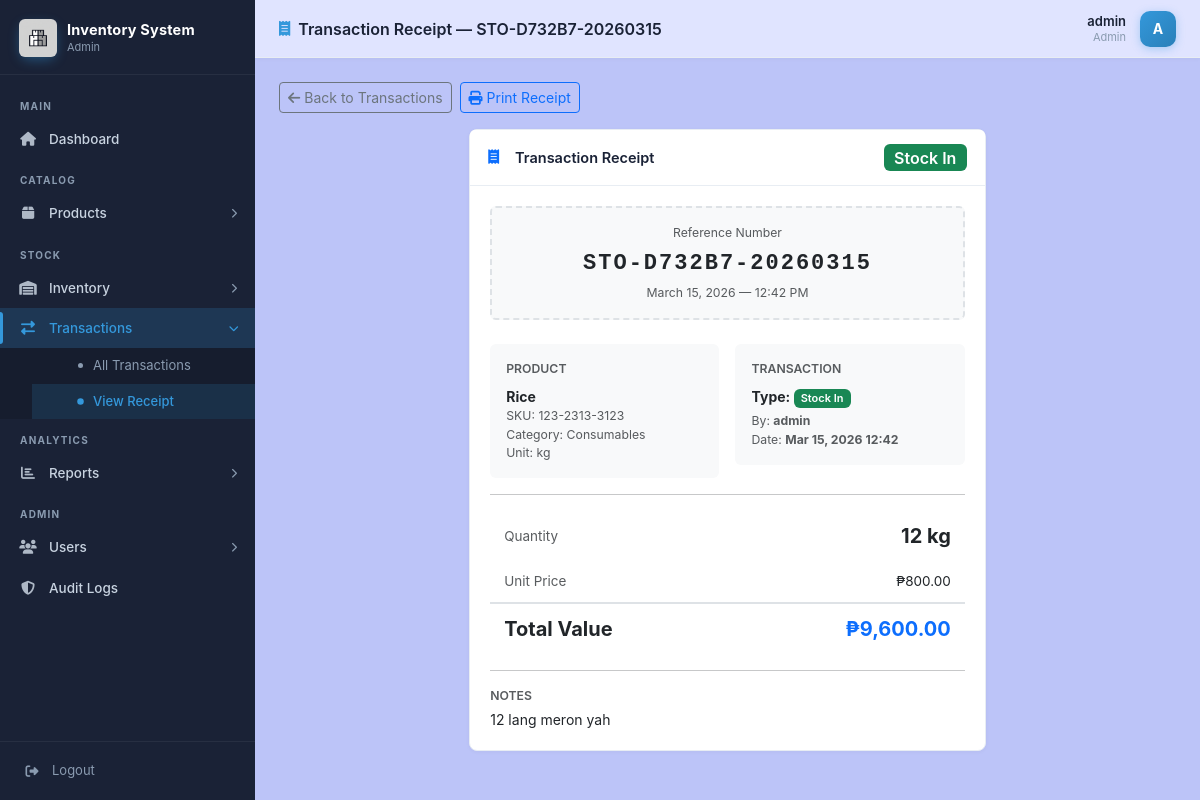
Screenshot of /modules/transactions/view.php?id=14 (signed in) with the database file from the repository.
### tables this page shows
CREATE TABLE IF NOT EXISTS transactions (
    id INT AUTO_INCREMENT PRIMARY KEY,
    reference_no VARCHAR(50) NOT NULL UNIQUE,
    type ENUM('stock_in','stock_out','adjustment') NOT NULL,
    product_id INT NOT NULL,
    quantity INT NOT NULL,
    unit_price DECIMAL(12,2) NOT NULL DEFAULT 0.00,
    notes TEXT,
    performed_by INT,
    created_at TIMESTAMP DEFAULT CURRENT_TIMESTAMP,
    FOREIGN KEY (product_id) REFERENCES products(id) ON DELETE CASCADE,
    FOREIGN KEY (performed_by) REFERENCES users(id) ON DELETE SET NULL
);

CREATE TABLE IF NOT EXISTS users (
    id INT AUTO_INCREMENT PRIMARY KEY,
    username VARCHAR(50) NOT NULL UNIQUE,
    email VARCHAR(100) NOT NULL UNIQUE,
    password VARCHAR(255) NOT NULL,
    role ENUM('admin','manager','inventory_officer','staff') NOT NULL DEFAULT 'staff',
    is_active TINYINT(1) NOT NULL DEFAULT 1,
    created_at TIMESTAMP DEFAULT CURRENT_TIMESTAMP,
    updated_at TIMESTAMP DEFAULT CURRENT_TIMESTAMP ON UPDATE CURRENT_TIMESTAMP
);

CREATE TABLE IF NOT EXISTS products (
    id INT AUTO_INCREMENT PRIMARY KEY,
    sku VARCHAR(50) NOT NULL UNIQUE,
    name VARCHAR(150) NOT NULL,
    description TEXT,
    category_id INT,
    unit VARCHAR(30) DEFAULT 'pcs',
    price DECIMAL(12,2) NOT NULL DEFAULT 0.00,
    reorder_level INT NOT NULL DEFAULT 10,
    is_active TINYINT(1) NOT NULL DEFAULT 1,
    created_by INT,
    created_at TIMESTAMP DEFAULT CURRENT_TIMESTAMP,
    updated_at TIMESTAMP DEFAULT CURRENT_TIMESTAMP ON UPDATE CURRENT_TIMESTAMP,
    FOREIGN KEY (category_id) REFERENCES categories(id) ON DELETE SET NULL,
    FOREIGN KEY (created_by) REFERENCES users(id) ON DELETE SET NULL
);

CREATE TABLE IF NOT EXISTS categories (
    id INT AUTO_INCREMENT PRIMARY KEY,
    name VARCHAR(100) NOT NULL UNIQUE,
    description TEXT,
    created_at TIMESTAMP DEFAULT CURRENT_TIMESTAMP
);

### includes/auth.php (called while the page is built, shortened)
<?php
function currentUser(): array {
    return [
        'id'       => $_SESSION['user_id'] ?? null,
        'username' => $_SESSION['username'] ?? '',
        'role'     => $_SESSION['role'] ?? '',
    ];
}

### modules/transactions/view.php (the view, shortened to what this page needs)
<?php
require_once __DIR__ . '/../../includes/auth.php';
$id = intval($_GET['id'] ?? 0);
$stmt = $pdo->prepare(
    'SELECT t.id, t.reference_no, t.type, t.quantity, t.unit_price, t.notes, t.created_at,
            p.name AS product_name, p.sku, p.unit,
            c.name AS category, u.username AS performed_by_name
     FROM transactions t
     JOIN products p ON p.id = t.product_id
     LEFT JOIN categories c ON c.id = p.category_id
     LEFT JOIN users u ON u.id = t.performed_by
     WHERE t.id = ?'
);
$stmt->execute([$id]);
$t = $stmt->fetch();
$badges = ['stock_in' => 'bg-success', 'stock_out' => 'bg-danger', 'adjustment' => 'bg-info'];
$labels = ['stock_in' => 'Stock In',   'stock_out' => 'Stock Out', 'adjustment' => 'Adjustment'];
$pageTitle = 'Transaction Receipt — ' . htmlspecialchars($t['reference_no']);
$pageIcon  = 'receipt';
require_once __DIR__ . '/../../includes/layout_top.php';
?>
<div class="mb-3 d-flex gap-2">
    <a href="/inventory_system/modules/transactions/index.php" class="btn btn-sm btn-outline-secondary">
        <i class="fas fa-arrow-left me-1"></i>Back to Transactions
    </a>
    <button onclick="window.print()" class="btn btn-sm btn-outline-primary">
        <i class="fas fa-print me-1"></i>Print Receipt
    </button>
</div>
<div class="row g-3 justify-content-center">
    <div class="col-lg-7">
        <div class="card" id="receiptCard">
            <div class="card-header d-flex justify-content-between align-items-center">
                <h5 class="mb-0"><i class="fas fa-receipt me-2 text-primary"></i>Transaction Receipt</h5>
                <span class="badge <?= $badges[$t['type']] ?> fs-6"><?= $labels[$t['type']] ?></span>
            </div>
            <div class="card-body">
                <div class="text-center p-3 mb-4 rounded" style="background:#f8f9fa;border:2px dashed #dee2e6;">
                    <div class="text-muted small mb-1">Reference Number</div>
                    <div style="font-size:22px;font-weight:700;letter-spacing:2px;font-family:monospace;">
                        <?= htmlspecialchars($t['reference_no']) ?>
                    </div>
                    <div class="text-muted small mt-1">
                        <?= date('F d, Y — h:i A', strtotime($t['created_at'])) ?>
                    </div>
                </div>
                <div class="row g-3 mb-3">
                    <div class="col-sm-6">
                        <div class="p-3 rounded" style="background:#f8f9fa;">
                            <div class="text-muted small fw-semibold text-uppercase mb-2">Product</div>
                            <div class="fw-bold"><?= htmlspecialchars($t['product_name']) ?></div>
                            <div class="text-muted small">SKU: <?= htmlspecialchars($t['sku']) ?></div>
                            <div class="text-muted small">Category: <?= htmlspecialchars($t['category'] ?? '—') ?></div>
                            <div class="text-muted small">Unit: <?= htmlspecialchars($t['unit']) ?></div>
                        </div>
                    </div>
                    <div class="col-sm-6">
                        <div class="p-3 rounded" style="background:#f8f9fa;">
                            <div class="text-muted small fw-semibold text-uppercase mb-2">Transaction</div>
                            <div class="fw-bold">
                                Type: <span class="badge <?= $badges[$t['type']] ?>"><?= $labels[$t['type']] ?></span>
                            </div>
                            <div class="text-muted small mt-1">
                                By: <strong><?= htmlspecialchars($t['performed_by_name'] ?? '—') ?></strong>
                            </div>
                            <div class="text-muted small">
                                Date: <strong><?= date('M d, Y H:i', strtotime($t['created_at'])) ?></strong>
                            </div>
                        </div>
                    </div>
                </div>
                <hr>
                <table class="table table-borderless mb-0">
                    <tr>
                        <td class="text-muted">Quantity</td>
                        <td class="text-end fw-bold fs-5">
                            <?= number_format($t['quantity']) ?> <?= htmlspecialchars($t['unit']) ?>
                        </td>
                    </tr>
                    <tr>
                        <td class="text-muted">Unit Price</td>
                        <td class="text-end">₱<?= number_format($t['unit_price'], 2) ?></td>
                    </tr>
                    <tr style="border-top:2px solid #dee2e6;">
                        <td class="fw-bold fs-5">Total Value</td>
                        <td class="text-end fw-bold fs-5 text-primary">
                            ₱<?= number_format($t['quantity'] * $t['unit_price'], 2) ?>
                        </td>
                    </tr>
                </table>
                <?php if (!empty($t['notes'])): ?>
                <hr>
                <div>
                    <div class="text-muted small fw-semibold text-uppercase mb-1">Notes</div>
                    <p class="mb-0"><?= htmlspecialchars($t['notes']) ?></p>
                </div>
                <?php endif; ?>
            </div>
        </div>
    </div>
</div>
<?php require_once __DIR__ . '/../../includes/layout_bottom.php'; ?>

### includes/layout_top.php (shortened to what this page needs)
<?php
require_once __DIR__ . '/auth.php';
$user        = currentUser();
$currentPath = str_replace('\\', '/', $_SERVER['PHP_SELF']);
function inModule(string $folder, string $current): bool {
    return strpos($current, '/inventory_system/modules/' . $folder . '/') !== false;
}
function isActive(string $href, string $current): bool {
    return rtrim($current, '/') === rtrim('/inventory_system/' . ltrim($href, '/'), '/');
}
$roleLabel = ['admin' => 'Admin', 'manager' => 'Manager', 'inventory_officer' => 'Inventory Officer', 'staff' => 'Staff'][$user['role']] ?? 'User';
$initial   = strtoupper(substr($user['username'], 0, 1));
?>
<!DOCTYPE html>
<html lang="en">
<head>
    <link href="https://cdn.jsdelivr.net/npm/bootstrap@5.3.0/dist/css/bootstrap.min.css" rel="stylesheet">
    <link rel="stylesheet" href="https://cdnjs.cloudflare.com/ajax/libs/font-awesome/6.4.0/css/all.min.css">
    <link rel="stylesheet" href="/inventory_system/assets/style/style.css">
</head>
<body>
<div class="wrapper">
    <aside class="sidebar" id="sidebar">
        <div class="sidebar-header">
            <div class="sidebar-logo">
                <img src="/inventory_system/assets/image/logo.jpg" alt="Logo" style="width:38px;height:38px;object-fit:contain;border-radius:6px;">
            </div>
            <div class="sidebar-brand">
                <h3><?= APP_NAME ?></h3>
                <small><?= $roleLabel ?></small>
            </div>
        </div>
        <div class="sidebar-scroll">
            <ul class="sidebar-nav">
                <li class="nav-section-label">Main</li>
                <li>
                    <a href="/inventory_system/dashboard.php"
                       class="nav-link <?= isActive('dashboard.php', $currentPath) ? 'active' : '' ?>">
                        <span class="nav-icon"><i class="fas fa-home"></i></span>
                        <span class="nav-label">Dashboard</span>
                    </a>
                </li>
                <?php if (in_array($user['role'], ['admin','manager','inventory_officer','staff'])): ?>
                <li class="nav-section-label">Catalog</li>
                <?php $prodOpen = inModule('products', $currentPath) || inModule('categories', $currentPath); ?>
                <li class="has-submenu <?= $prodOpen ? 'open' : '' ?>">
                    <a href="#" class="nav-link nav-parent <?= $prodOpen ? 'active' : '' ?>">
                        <span class="nav-icon"><i class="fas fa-box"></i></span>
                        <span class="nav-label">Products</span>
                        <i class="fas fa-chevron-right nav-arrow"></i>
                    </a>
                </li>
                <?php endif; ?>
                <?php if (in_array($user['role'], ['admin','manager','inventory_officer'])): ?>
                <li class="nav-section-label">Stock</li>
                <?php $invOpen = inModule('inventory', $currentPath); ?>
                <li class="has-submenu <?= $invOpen ? 'open' : '' ?>">
                    <a href="#" class="nav-link nav-parent <?= $invOpen ? 'active' : '' ?>">
                        <span class="nav-icon"><i class="fas fa-warehouse"></i></span>
                        <span class="nav-label">Inventory</span>
                        <i class="fas fa-chevron-right nav-arrow"></i>
                    </a>
                </li>
                <?php endif; ?>
                <?php if (in_array($user['role'], ['admin','manager','inventory_officer','staff'])): ?>
                <?php $txOpen = inModule('transactions', $currentPath); ?>
                <li class="has-submenu <?= $txOpen ? 'open' : '' ?>">
                    <a href="#" class="nav-link nav-parent <?= $txOpen ? 'active' : '' ?>">
                        <span class="nav-icon"><i class="fas fa-exchange-alt"></i></span>
                        <span class="nav-label">Transactions</span>
                        <i class="fas fa-chevron-right nav-arrow"></i>
                    </a>
                    <ul class="submenu">
                        <li>
                            <a href="/inventory_system/modules/transactions/index.php"
                               class="<?= isActive('modules/transactions/index.php', $currentPath) ? 'active' : '' ?>">
                                All Transactions
                            </a>
                        </li>
                        <li>
                            <a href="/inventory_system/modules/transactions/index.php"
                               class="<?= isActive('modules/transactions/view.php', $currentPath) ? 'active' : '' ?>">
                                View Receipt
                            </a>
                        </li>
                    </ul>
                </li>
                <?php endif; ?>
                <?php if (in_array($user['role'], ['admin','manager','inventory_officer'])): ?>
                <li class="nav-section-label">Analytics</li>
                <?php $repOpen = inModule('reports', $currentPath); ?>
                <li class="has-submenu <?= $repOpen ? 'open' : '' ?>">
                    <a href="#" class="nav-link nav-parent <?= $repOpen ? 'active' : '' ?>">
                        <span class="nav-icon"><i class="fas fa-chart-bar"></i></span>
                        <span class="nav-label">Reports</span>
                        <i class="fas fa-chevron-right nav-arrow"></i>
                    </a>
                </li>
                <?php endif; ?>
                <?php if ($user['role'] === 'admin'): ?>
                <li class="nav-section-label">Admin</li>
                <?php $usrOpen = inModule('users', $currentPath); ?>
                <li class="has-submenu <?= $usrOpen ? 'open' : '' ?>">
                    <a href="#" class="nav-link nav-parent <?= $usrOpen ? 'active' : '' ?>">
                        <span class="nav-icon"><i class="fas fa-users"></i></span>
                        <span class="nav-label">Users</span>
                        <i class="fas fa-chevron-right nav-arrow"></i>
                    </a>
                </li>
                <li>
                    <a href="/inventory_system/modules/audit/index.php"
                       class="nav-link <?= isActive('modules/audit/index.php', $currentPath) ? 'active' : '' ?>">
                        <span class="nav-icon"><i class="fas fa-shield-alt"></i></span>
                        <span class="nav-label">Audit Logs</span>
                    </a>
                </li>
                <?php endif; ?>
            </ul>
        </div>
        <div class="sidebar-footer">
            <a href="/inventory_system/logout.php">
                <span class="nav-icon"><i class="fas fa-sign-out-alt"></i></span>
                Logout
            </a>
        </div>
    </aside>
    <div class="main-content">
        <header class="topbar">
            <div class="topbar-left">
                <div class="topbar-title">
                    <i class="fas fa-<?= $pageIcon ?? 'home' ?>"></i>
                    <?= htmlspecialchars($pageTitle ?? 'Dashboard') ?>
                </div>
            </div>
            <div class="topbar-right">
                <div class="topbar-user-info">
                    <div class="t-name"><?= htmlspecialchars($user['username']) ?></div>
                    <div class="t-role"><?= $roleLabel ?></div>
                </div>
                <div class="user-avatar"><?= $initial ?></div>
            </div>
        </header>
        <div class="content">

### rows the page displays
transactions: performed_by.username "Admin", reference_no "Transaction Receipt — STO-D732B7-20260315", performed_by.username "admin", performed_by.username "A", type "Stock In", reference_no "STO-D732B7-20260315", created_at "March 15, 2026 — 12:42 PM", product.name "Rice", product.sku "123-2313-3123", categories.name "Consumables", product.unit "kg", created_at "Mar 15, 2026 12:42", quantity "12", unit_price "800.00", $t['quantity'] * $t['unit_price'] "9,600.00", notes "12 lang meron yah"

### other values shown
APP_NAME "Inventory System"
